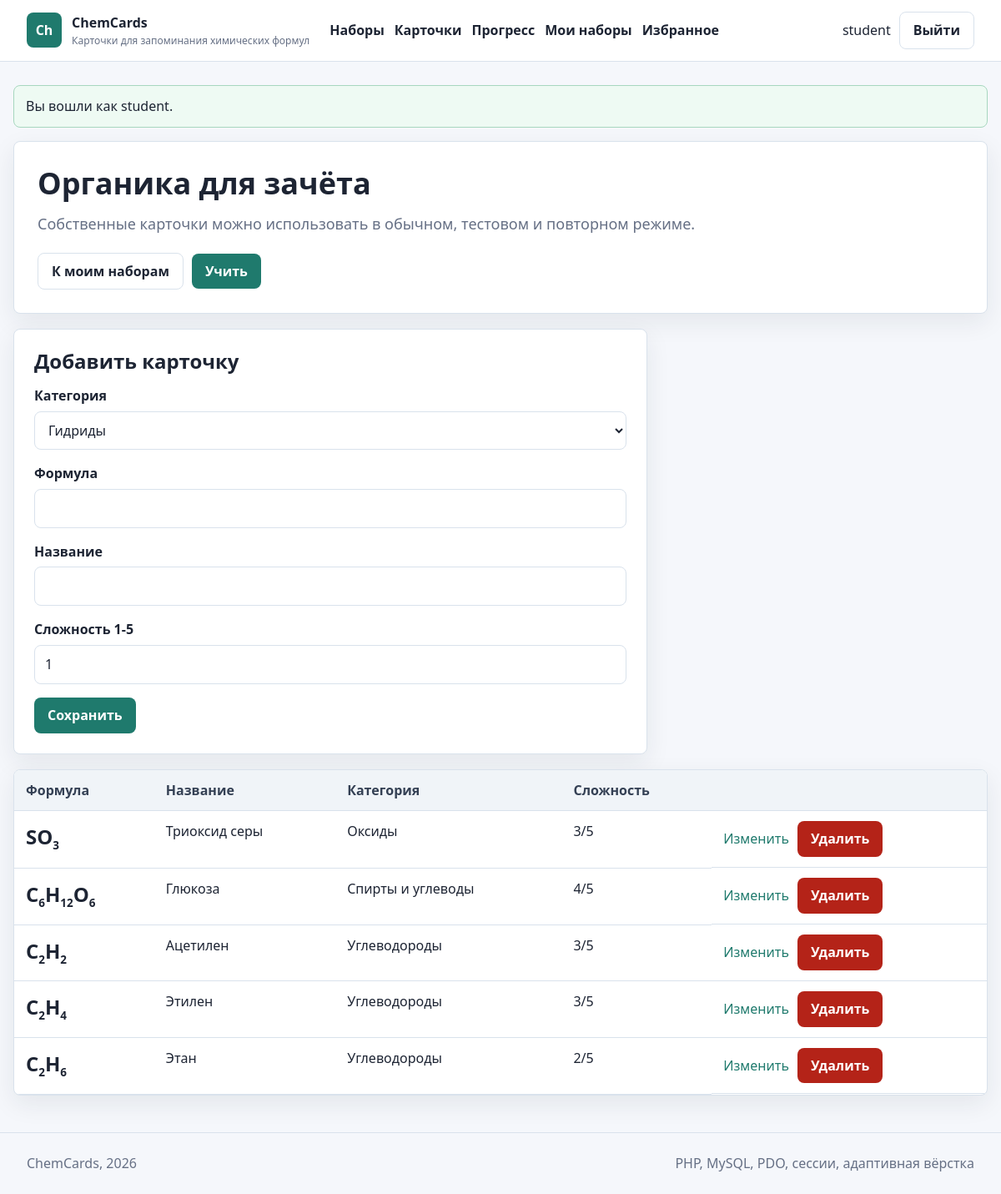
The page /my_cards.php?set_id=3 (signed in) on the database its author committed.
### tables this page shows
CREATE TABLE users (
  id INT UNSIGNED AUTO_INCREMENT PRIMARY KEY,
  username VARCHAR(50) NOT NULL UNIQUE,
  email VARCHAR(120) NOT NULL UNIQUE,
  password_hash VARCHAR(255) NOT NULL,
  role ENUM('user', 'admin') NOT NULL DEFAULT 'user',
  created_at TIMESTAMP NOT NULL DEFAULT CURRENT_TIMESTAMP
);

CREATE TABLE flashcard_sets (
  id INT UNSIGNED AUTO_INCREMENT PRIMARY KEY,
  user_id INT UNSIGNED NULL,
  name VARCHAR(120) NOT NULL,
  description TEXT NULL,
  is_public TINYINT(1) NOT NULL DEFAULT 0,
  created_at TIMESTAMP NOT NULL DEFAULT CURRENT_TIMESTAMP,
  updated_at TIMESTAMP NULL DEFAULT NULL ON UPDATE CURRENT_TIMESTAMP,
  CONSTRAINT fk_sets_user
    FOREIGN KEY (user_id) REFERENCES users(id)
    ON DELETE CASCADE
);

CREATE TABLE flashcards (
  id INT UNSIGNED AUTO_INCREMENT PRIMARY KEY,
  set_id INT UNSIGNED NOT NULL,
  category_id INT UNSIGNED NOT NULL,
  formula VARCHAR(80) NOT NULL,
  name VARCHAR(160) NOT NULL,
  difficulty TINYINT UNSIGNED NOT NULL DEFAULT 1,
  created_at TIMESTAMP NOT NULL DEFAULT CURRENT_TIMESTAMP,
  updated_at TIMESTAMP NULL DEFAULT NULL ON UPDATE CURRENT_TIMESTAMP,
  INDEX idx_flashcards_formula (formula),
  INDEX idx_flashcards_name (name),
  CONSTRAINT fk_flashcards_set
    FOREIGN KEY (set_id) REFERENCES flashcard_sets(id)
    ON DELETE CASCADE,
  CONSTRAINT fk_flashcards_category
    FOREIGN KEY (category_id) REFERENCES categories(id)
    ON DELETE RESTRICT
);

CREATE TABLE categories (
  id INT UNSIGNED AUTO_INCREMENT PRIMARY KEY,
  name VARCHAR(80) NOT NULL UNIQUE,
  description VARCHAR(255) NULL
);

### includes/functions.php (called while the page is built, shortened)
<?php
require_once __DIR__ . '/db.php';
function h($value): string
{
    return htmlspecialchars((string) $value, ENT_QUOTES, 'UTF-8');
}
function app_url(string $path = ''): string
{
    return BASE_URL . '/' . ltrim($path, '/');
}
function consume_flash(): array
{
    $items = $_SESSION['flash'] ?? [];
    return $items;
}
function current_user(): ?array
{
    static $loaded = false;
    static $user = null;
    if ($loaded) {
        return $user;
    }
    $loaded = true;
    $stmt = get_pdo()->prepare('SELECT id, username, email, role, created_at FROM users WHERE id = ?');
    $stmt->execute([$_SESSION['user_id']]);
    $user = $stmt->fetch() ?: null;
    return $user;
}
function is_logged_in(): bool
{
    return current_user() !== null;
}
function is_admin(): bool
{
    $user = current_user();
    return $user && $user['role'] === 'admin';
}
function require_login(): void
{
    if (!is_logged_in()) {
        flash('warning', 'Войдите в аккаунт, чтобы открыть этот раздел.');
        redirect('login.php');
    }
}
function render_formula(string $formula): string
{
    $safe = h($formula);
    return preg_replace('/(\d+)/', '<sub>$1</sub>', $safe) ?? $safe;
}

### includes/db.php (called while the page is built, shortened)
<?php
function get_pdo(): PDO
{
    static $pdo = null;
    if ($pdo instanceof PDO) {
        return $pdo;
    }
    $dsn = 'mysql:host=' . DB_HOST . ';dbname=' . DB_NAME . ';charset=utf8mb4';
    $pdo = new PDO($dsn, DB_USER, DB_PASS, [
        PDO::ATTR_ERRMODE => PDO::ERRMODE_EXCEPTION,
        PDO::ATTR_DEFAULT_FETCH_MODE => PDO::FETCH_ASSOC,
        PDO::ATTR_EMULATE_PREPARES => false,
    ]);
    return $pdo;
}

### my_cards.php (the view, shortened to what this page needs)
<?php
require_once __DIR__ . '/includes/functions.php';
require_login();
$user = current_user();
$setId = (int) ($_GET['set_id'] ?? $_POST['set_id'] ?? 0);
$pdo = get_pdo();
$stmt = $pdo->prepare('SELECT * FROM flashcard_sets WHERE id = ? AND user_id = ?');
$stmt->execute([$setId, $user['id']]);
$set = $stmt->fetch();
$edit = null;
$categories = $pdo->query('SELECT id, name FROM categories ORDER BY name')->fetchAll();
$stmt = $pdo->prepare(
    'SELECT f.*, c.name AS category
     FROM flashcards f
     JOIN categories c ON c.id = f.category_id
     WHERE f.set_id = ?
     ORDER BY f.id DESC'
);
$stmt->execute([$setId]);
$cards = $stmt->fetchAll();
include __DIR__ . '/includes/header.php';
?>
<section class="panel">
    <h1><?= h($set['name']) ?></h1>
    <p class="lead">Собственные карточки можно использовать в обычном, тестовом и повторном режиме.</p>
    <div class="actions">
        <a class="button ghost" href="<?= h(app_url('my_sets.php')) ?>">К моим наборам</a>
        <a class="button" href="<?= h(app_url('study.php?set_id=' . $setId . '&mode=normal&reset=1')) ?>">Учить</a>
    </div>
</section>
<section class="form-panel" style="margin-top: 18px;">
    <h2><?= $edit ? 'Редактировать карточку' : 'Добавить карточку' ?></h2>
    <form method="post">
        <div class="field">
            <label for="category_id">Категория</label>
            <select id="category_id" name="category_id" required>
                <?php foreach ($categories as $category): ?>
                    <option value="<?= h((string) $category['id']) ?>" <?= (int) ($edit['category_id'] ?? 0) === (int) $category['id'] ? 'selected' : '' ?>>
                        <?= h($category['name']) ?>
                    </option>
                <?php endforeach; ?>
            </select>
        </div>
        <div class="field">
            <label for="formula">Формула</label>
            <input id="formula" name="formula" value="<?= h($edit['formula'] ?? '') ?>" required>
        </div>
        <div class="field">
            <label for="name">Название</label>
            <input id="name" name="name" value="<?= h($edit['name'] ?? '') ?>" required>
        </div>
        <div class="field">
            <label for="difficulty">Сложность 1-5</label>
            <input id="difficulty" type="number" min="1" max="5" name="difficulty" value="<?= h((string) ($edit['difficulty'] ?? 1)) ?>">
        </div>
        <div class="actions">
            <button type="submit">Сохранить</button>
        </div>
    </form>
</section>
<section class="table-wrap" style="margin-top: 18px;">
    <table>
        <thead>
        <tr>
            <th>Формула</th>
            <th>Название</th>
            <th>Категория</th>
            <th>Сложность</th>
            <th></th>
        </tr>
        </thead>
        <tbody>
        <?php foreach ($cards as $card): ?>
            <tr>
                <td class="formula" style="font-size: 24px;"><?= render_formula($card['formula']) ?></td>
                <td><?= h($card['name']) ?></td>
                <td><?= h($card['category']) ?></td>
                <td><?= h((string) $card['difficulty']) ?>/5</td>
                <td class="inline-actions">
                    <a href="<?= h(app_url('my_cards.php?set_id=' . $setId . '&edit=' . $card['id'])) ?>">Изменить</a>
                    <form method="post" onsubmit="return confirm('Удалить карточку?');">
                        <button class="danger" type="submit">Удалить</button>
                    </form>
                </td>
            </tr>
        <?php endforeach; ?>
        </tbody>
    </table>
</section>
<?php include __DIR__ . '/includes/footer.php'; ?>

### includes/header.php (shortened to what this page needs)
<?php
$user = current_user();
?>
<!doctype html>
<html lang="ru">
<head>
    <link rel="stylesheet" href="<?= h(app_url('css/style.css')) ?>">
</head>
<body>
<header class="topbar">
    <a class="brand" href="<?= h(app_url('index.php')) ?>">
        <span class="brand-mark">Ch</span>
        <span>
            <strong><?= h(APP_NAME) ?></strong>
            <small><?= h(APP_SUBTITLE) ?></small>
        </span>
    </a>
    <nav class="nav">
        <a href="<?= h(app_url('sets.php')) ?>">Наборы</a>
        <a href="<?= h(app_url('cards.php')) ?>">Карточки</a>
        <a href="<?= h(app_url('stats.php')) ?>">Прогресс</a>
        <?php if ($user): ?>
            <a href="<?= h(app_url('my_sets.php')) ?>">Мои наборы</a>
            <a href="<?= h(app_url('favorites.php')) ?>">Избранное</a>
        <?php endif; ?>
    </nav>
    <div class="account">
        <?php if ($user): ?>
            <span><?= h($user['username']) ?></span>
            <a class="button ghost" href="<?= h(app_url('logout.php')) ?>">Выйти</a>
        <?php else: ?>
            <a class="button ghost" href="<?= h(app_url('login.php')) ?>">Войти</a>
            <a class="button" href="<?= h(app_url('register.php')) ?>">Регистрация</a>
        <?php endif; ?>
    </div>
</header>
<main class="container">
    <?php foreach (consume_flash() as $item): ?>
        <div class="alert <?= h($item['type']) ?>"><?= h($item['message']) ?></div>
    <?php endforeach; ?>

### css/style.css (style rules this page uses)
:root { --bg: #f5f7fb; --surface: #ffffff; --surface-soft: #eef5f2; --ink: #1d2433; --muted: #667085; --line: #d9e2ec; --primary: #1f7a6d; --primary-dark: #155f54; --accent: #b64b2a; --warning: #a56b00; --danger: #b42318; --success: #157347; --shadow: 0 10px 30px rgba(22, 34, 51, 0.08); }
* { box-sizing: border-box; }
body { margin: 0; background: var(--bg); color: var(--ink); font-family: "Segoe UI", Arial, sans-serif; line-height: 1.55; }
a { color: var(--primary); text-decoration: none; }
.topbar { position: sticky; top: 0; z-index: 10; display: flex; align-items: center; gap: 24px; padding: 14px 32px; background: rgba(255, 255, 255, 0.94); border-bottom: 1px solid var(--line); backdrop-filter: blur(12px); }
.brand { display: flex; align-items: center; gap: 12px; min-width: 240px; color: var(--ink); }
.brand-mark { display: grid; width: 42px; height: 42px; place-items: center; border-radius: 8px; background: var(--primary); color: #ffffff; font-weight: 800; }
.brand small { display: block; color: var(--muted); font-size: 12px; }
.nav { display: flex; flex: 1; flex-wrap: wrap; gap: 12px; }
.nav a { color: var(--ink); font-weight: 600; }
.account { display: flex; align-items: center; gap: 10px; white-space: nowrap; }
.container { width: min(1180px, calc(100% - 32px)); margin: 28px auto 44px; }
.panel, .card, .table-wrap, .form-panel { background: var(--surface); border: 1px solid var(--line); border-radius: 8px; box-shadow: var(--shadow); }
.panel { padding: 28px; }
h1, h2, h3 { margin: 0 0 14px; line-height: 1.2; }
h1 { font-size: 36px; }
h2 { font-size: 24px; }
.lead { color: var(--muted); font-size: 18px; margin: 0 0 20px; }
.actions, .inline-actions { display: flex; flex-wrap: wrap; gap: 10px; align-items: center; }
.button, button, input[type="submit"] { display: inline-flex; min-height: 40px; align-items: center; justify-content: center; gap: 8px; border: 0; border-radius: 8px; padding: 9px 16px; background: var(--primary); color: #ffffff; font: inherit; font-weight: 700; cursor: pointer; }
.button.ghost, button.ghost { border: 1px solid var(--line); background: #ffffff; color: var(--ink); }
.button.danger, button.danger { background: var(--danger); }
.formula { font-size: 38px; font-weight: 800; letter-spacing: 0; }
.formula sub { font-size: 0.56em; }
form { margin: 0; }
.form-panel { max-width: 760px; padding: 24px; }
.field { margin-bottom: 16px; }
label { display: block; margin-bottom: 6px; font-weight: 700; }
input, select, textarea { width: 100%; min-height: 42px; border: 1px solid var(--line); border-radius: 8px; padding: 10px 12px; background: #ffffff; color: var(--ink); font: inherit; }
.table-wrap { overflow-x: auto; }
table { width: 100%; border-collapse: collapse; min-width: 700px; }
th, td { padding: 12px 14px; border-bottom: 1px solid var(--line); text-align: left; vertical-align: top; }
th { background: #f0f4f8; color: #344054; }
.alert { margin-bottom: 16px; border-radius: 8px; padding: 12px 14px; border: 1px solid var(--line); background: #ffffff; }
.alert.success { border-color: #a7d7bf; background: #eefaf3; }

### rows shown on the page
users: username "student"
flashcard_sets: name "Органика для зачёта"
flashcards: formula "SO 3", name "Триоксид серы", category.name "Оксиды", difficulty "3"
flashcards: formula "C 6 H 12 O 6", name "Глюкоза", category.name "Спирты и углеводы", difficulty "4"
flashcards: formula "C 2 H 2", name "Ацетилен", category.name "Углеводороды", difficulty "3"
flashcards: formula "C 2 H 4", name "Этилен", category.name "Углеводороды", difficulty "3"
flashcards: formula "C 2 H 6", name "Этан", category.name "Углеводороды", difficulty "2"

### other values the page prints
APP_NAME "ChemCards"
APP_SUBTITLE "Карточки для запоминания химических формул"
$item['message'] "Вы вошли как student."
form field category_id "Гидриды"
